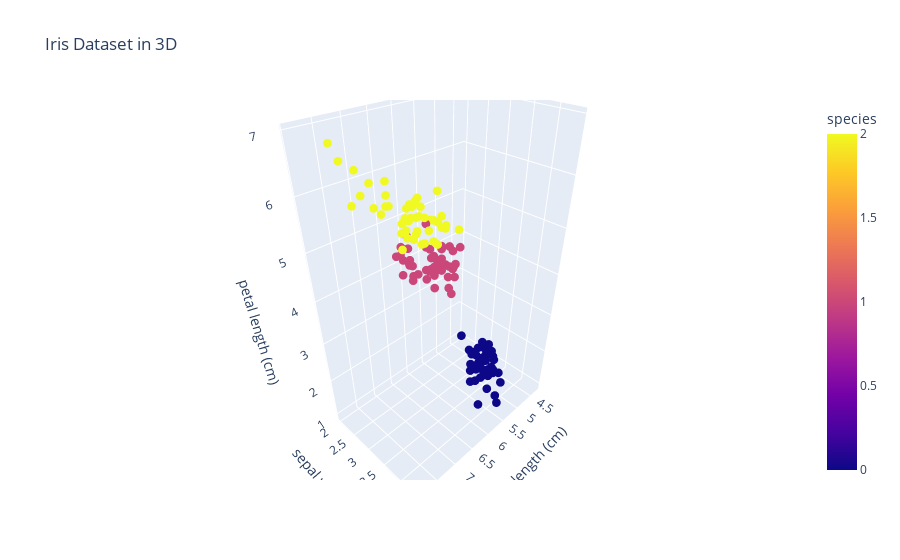

The notebook cell this image was saved under:
### Code cell
import plotly.express as px
import pandas as pd
from sklearn import datasets

# Charger les données IRIS
iris = datasets.load_iris()
iris_df = pd.DataFrame(iris.data, columns=iris.feature_names)
iris_df['species'] = iris.target

# Créer un graphique 3D interactif
fig = px.scatter_3d(iris_df, x='sepal length (cm)', y='sepal width (cm)', z='petal length (cm)',
              color='species', labels={'species':'species'},
              title="Iris Dataset in 3D",)
fig.update_traces(marker_size = 3)
fig.show()

### Figure 1 — Plotly figure (JSON) as saved in the notebook; plotly's stock layout.template omitted (floating-point values rounded to 4 significant figures; data arrays with more than 128 entries replaced by an {"elided": "..."} marker saying what was removed)
{"data": [{"hovertemplate": "sepal length (cm)=%{x}<br>sepal width (cm)=%{y}<br>petal length (cm)=%{z}<br>species=%{marker.color}<extra></extra>", "legendgroup": "", "marker": {"color": {"elided": "150 int values"}, "coloraxis": "coloraxis", "size": 3, "symbol": "circle"}, "mode": "markers", "name": "", "scene": "scene", "showlegend": false, "type": "scatter3d", "x": {"elided": "150 float values"}, "y": {"elided": "150 float values"}, "z": {"elided": "150 float values"}}], "layout": {"coloraxis": {"colorbar": {"title": {"text": "species"}}, "colorscale": [[0, "#0d0887"], [0.1111, "#46039f"], [0.2222, "#7201a8"], [0.3333, "#9c179e"], [0.4444, "#bd3786"], [0.5556, "#d8576b"], [0.6667, "#ed7953"], [0.7778, "#fb9f3a"], [0.8889, "#fdca26"], [1, "#f0f921"]]}, "legend": {"tracegroupgap": 0}, "scene": {"domain": {"x": [0, 1], "y": [0, 1]}, "xaxis": {"title": {"text": "sepal length (cm)"}}, "yaxis": {"title": {"text": "sepal width (cm)"}}, "zaxis": {"title": {"text": "petal length (cm)"}}}, "title": {"text": "Iris Dataset in 3D"}}}
